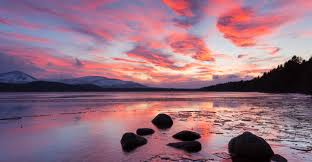
#> input picture visualchanger/image1.jpeg, 312 x 162 px, found by its file name
$ python exercise1.py
#> lines starting #> are read from the running program, lines starting #| are printed output that depends on the picture
#exercise 1: dimming
from skimage import io
import numpy as np
import matplotlib.pyplot as plt

# This code is to make matplotlib figures appear inline in the
# notebook rather than in a new window.
plt.rcParams['figure.figsize'] = (10.0, 8.0) # set default size of plots
plt.rcParams['image.interpolation'] = 'nearest'
plt.rcParams['image.cmap'] = 'gray'

def load(image_path):
    """Loads an image from a file path, returning a numpy array of shape(image_height, image_width, 3).
    """
#> called with image_path = 'visualchanger/image1.jpeg'
    out = io.imread(image_path)
#> out is the input picture: shape (162, 312, 3); mean R, G, B 150.2, 110.6, 127.1

    # Convert the image to be in the range (0, 1)
    out = out.astype(np.float64) / 255
    return out
image1_path = 'visualchanger/image1.jpeg'
image2_path = 'visualchanger/image2.jpeg'

image1 = load(image1_path)
image2 = load(image2_path)
#> call 2 of load, with image_path = 'visualchanger/image2.jpeg'
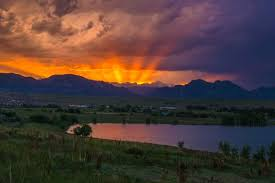
#> input picture visualchanger/image2.jpeg, 275 x 183 px, found by its file name
#> in load, out is the input picture: shape (183, 275, 3); mean R, G, B 81, 61.5, 56.4

def display(img):
    # Show image
    plt.figure(figsize = (5,5))
    plt.imshow(img)
    plt.axis('off')
    plt.show()


def dim_image(img):
    '''img is an image, represented as a 2D numpy array.'''
    #only code written by me (mutiplies the RGB values by half to half the brightness)
    img = img * 0.5
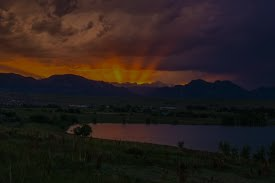
#> img: shape (183, 275, 3) float64; mean of channels 0, 1, 2 0.159, 0.121, 0.111; drawn as R, G, B
    # YOUR CODE GOES HERE
    out = img
    # END YOUR CODE
    return out

dim_image2 = dim_image(image2)
display(image2)
display(dim_image2)
